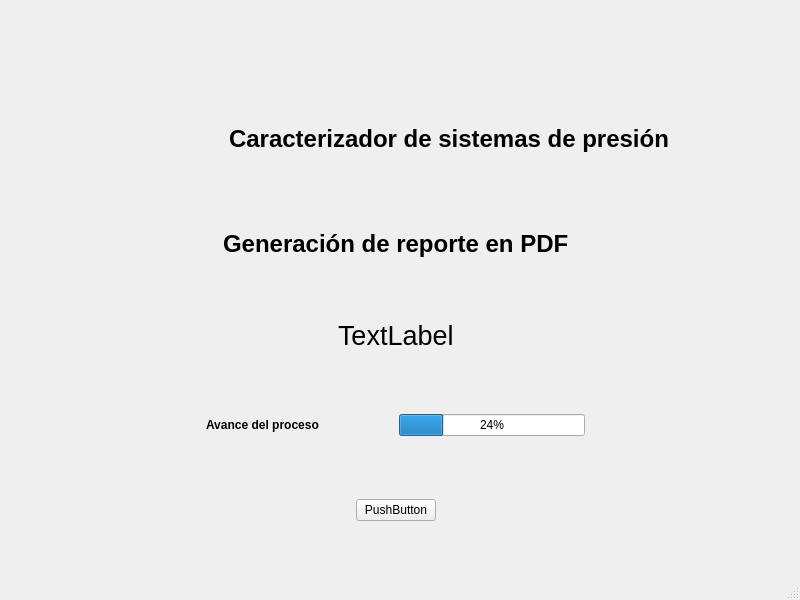
<?xml version="1.0" encoding="UTF-8"?>
<ui version="4.0">
 <class>MainWindow</class>
 <widget class="QMainWindow" name="MainWindow">
  <property name="geometry">
   <rect>
    <x>0</x>
    <y>0</y>
    <width>800</width>
    <height>600</height>
   </rect>
  </property>
  <property name="windowTitle">
   <string>MainWindow</string>
  </property>
  <widget class="QWidget" name="centralwidget">
   <widget class="QWidget" name="verticalLayoutWidget">
    <property name="geometry">
     <rect>
      <x>20</x>
      <y>110</y>
      <width>751</width>
      <height>411</height>
     </rect>
    </property>
    <layout class="QVBoxLayout" name="verticalLayout">
     <item>
      <layout class="QHBoxLayout" name="horizontalLayout">
       <item>
        <spacer name="horizontalSpacer_7">
         <property name="orientation">
          <enum>Qt::Horizontal</enum>
         </property>
         <property name="sizeHint" stdset="0">
          <size>
           <width>40</width>
           <height>20</height>
          </size>
         </property>
        </spacer>
       </item>
       <item>
        <widget class="QLabel" name="logo">
         <property name="sizePolicy">
          <sizepolicy hsizetype="Expanding" vsizetype="Expanding">
           <horstretch>0</horstretch>
           <verstretch>0</verstretch>
          </sizepolicy>
         </property>
         <property name="text">
          <string/>
         </property>
         <property name="pixmap">
          <pixmap>data/imgs/logo.png</pixmap>
         </property>
         <property name="scaledContents">
          <bool>false</bool>
         </property>
        </widget>
       </item>
       <item>
        <widget class="QLabel" name="title">
         <property name="font">
          <font>
           <pointsize>18</pointsize>
           <weight>75</weight>
           <bold>true</bold>
          </font>
         </property>
         <property name="text">
          <string>Caracterizador de sistemas de presión</string>
         </property>
        </widget>
       </item>
       <item>
        <spacer name="horizontalSpacer_8">
         <property name="orientation">
          <enum>Qt::Horizontal</enum>
         </property>
         <property name="sizeHint" stdset="0">
          <size>
           <width>40</width>
           <height>20</height>
          </size>
         </property>
        </spacer>
       </item>
      </layout>
     </item>
     <item>
      <spacer name="verticalSpacer_4">
       <property name="orientation">
        <enum>Qt::Vertical</enum>
       </property>
       <property name="sizeHint" stdset="0">
        <size>
         <width>20</width>
         <height>40</height>
        </size>
       </property>
      </spacer>
     </item>
     <item>
      <layout class="QHBoxLayout" name="horizontalLayout_5">
       <item>
        <spacer name="horizontalSpacer_3">
         <property name="orientation">
          <enum>Qt::Horizontal</enum>
         </property>
         <property name="sizeHint" stdset="0">
          <size>
           <width>40</width>
           <height>20</height>
          </size>
         </property>
        </spacer>
       </item>
       <item>
        <widget class="QLabel" name="label_3">
         <property name="font">
          <font>
           <pointsize>18</pointsize>
           <weight>75</weight>
           <bold>true</bold>
          </font>
         </property>
         <property name="text">
          <string>Generación de reporte en PDF</string>
         </property>
        </widget>
       </item>
       <item>
        <spacer name="horizontalSpacer_4">
         <property name="orientation">
          <enum>Qt::Horizontal</enum>
         </property>
         <property name="sizeHint" stdset="0">
          <size>
           <width>40</width>
           <height>20</height>
          </size>
         </property>
        </spacer>
       </item>
      </layout>
     </item>
     <item>
      <spacer name="verticalSpacer_2">
       <property name="orientation">
        <enum>Qt::Vertical</enum>
       </property>
       <property name="sizeHint" stdset="0">
        <size>
         <width>20</width>
         <height>40</height>
        </size>
       </property>
      </spacer>
     </item>
     <item>
      <layout class="QHBoxLayout" name="horizontalLayout_6">
       <item>
        <spacer name="horizontalSpacer_5">
         <property name="orientation">
          <enum>Qt::Horizontal</enum>
         </property>
         <property name="sizeHint" stdset="0">
          <size>
           <width>40</width>
           <height>20</height>
          </size>
         </property>
        </spacer>
       </item>
       <item alignment="Qt::AlignHCenter">
        <widget class="QLabel" name="alerts">
         <property name="sizePolicy">
          <sizepolicy hsizetype="Expanding" vsizetype="Preferred">
           <horstretch>0</horstretch>
           <verstretch>0</verstretch>
          </sizepolicy>
         </property>
         <property name="font">
          <font>
           <pointsize>20</pointsize>
          </font>
         </property>
         <property name="text">
          <string>TextLabel</string>
         </property>
        </widget>
       </item>
       <item>
        <spacer name="horizontalSpacer_6">
         <property name="orientation">
          <enum>Qt::Horizontal</enum>
         </property>
         <property name="sizeHint" stdset="0">
          <size>
           <width>40</width>
           <height>20</height>
          </size>
         </property>
        </spacer>
       </item>
      </layout>
     </item>
     <item>
      <spacer name="verticalSpacer_3">
       <property name="orientation">
        <enum>Qt::Vertical</enum>
       </property>
       <property name="sizeHint" stdset="0">
        <size>
         <width>20</width>
         <height>40</height>
        </size>
       </property>
      </spacer>
     </item>
     <item>
      <layout class="QHBoxLayout" name="horizontalLayout_3">
       <item>
        <spacer name="horizontalSpacer">
         <property name="orientation">
          <enum>Qt::Horizontal</enum>
         </property>
         <property name="sizeHint" stdset="0">
          <size>
           <width>40</width>
           <height>20</height>
          </size>
         </property>
        </spacer>
       </item>
       <item>
        <widget class="QLabel" name="label_13">
         <property name="sizePolicy">
          <sizepolicy hsizetype="Expanding" vsizetype="Fixed">
           <horstretch>0</horstretch>
           <verstretch>0</verstretch>
          </sizepolicy>
         </property>
         <property name="font">
          <font>
           <weight>75</weight>
           <bold>true</bold>
          </font>
         </property>
         <property name="styleSheet">
          <string notr="true"/>
         </property>
         <property name="text">
          <string>Avance del proceso</string>
         </property>
        </widget>
       </item>
       <item>
        <widget class="QProgressBar" name="progressBar">
         <property name="value">
          <number>24</number>
         </property>
        </widget>
       </item>
       <item>
        <spacer name="horizontalSpacer_2">
         <property name="orientation">
          <enum>Qt::Horizontal</enum>
         </property>
         <property name="sizeHint" stdset="0">
          <size>
           <width>40</width>
           <height>20</height>
          </size>
         </property>
        </spacer>
       </item>
      </layout>
     </item>
     <item>
      <spacer name="verticalSpacer">
       <property name="orientation">
        <enum>Qt::Vertical</enum>
       </property>
       <property name="sizeHint" stdset="0">
        <size>
         <width>20</width>
         <height>40</height>
        </size>
       </property>
      </spacer>
     </item>
     <item>
      <layout class="QHBoxLayout" name="horizontalLayout_7">
       <item>
        <spacer name="horizontalSpacer_9">
         <property name="orientation">
          <enum>Qt::Horizontal</enum>
         </property>
         <property name="sizeHint" stdset="0">
          <size>
           <width>40</width>
           <height>20</height>
          </size>
         </property>
        </spacer>
       </item>
       <item>
        <widget class="QPushButton" name="pushButton">
         <property name="text">
          <string>PushButton</string>
         </property>
        </widget>
       </item>
       <item>
        <spacer name="horizontalSpacer_10">
         <property name="orientation">
          <enum>Qt::Horizontal</enum>
         </property>
         <property name="sizeHint" stdset="0">
          <size>
           <width>40</width>
           <height>20</height>
          </size>
         </property>
        </spacer>
       </item>
      </layout>
     </item>
    </layout>
   </widget>
  </widget>
  <widget class="QMenuBar" name="menubar">
   <property name="geometry">
    <rect>
     <x>0</x>
     <y>0</y>
     <width>800</width>
     <height>22</height>
    </rect>
   </property>
  </widget>
  <widget class="QStatusBar" name="statusbar"/>
 </widget>
 <resources/>
 <connections/>
</ui>
